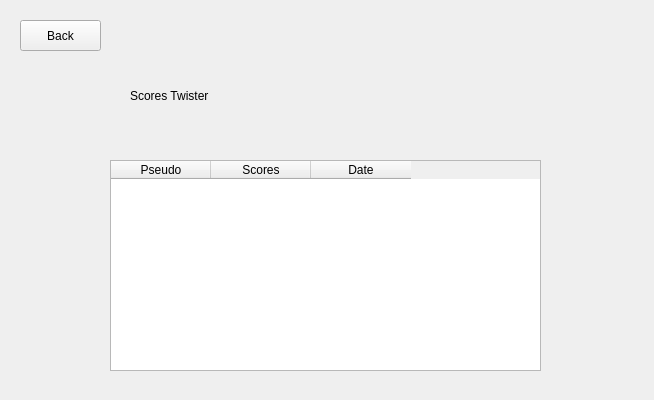
<?xml version="1.0" encoding="UTF-8"?>
<ui version="4.0">
 <class>ScoresTwisterMenuClass</class>
 <widget class="QWidget" name="ScoresTwisterMenuClass">
  <property name="geometry">
   <rect>
    <x>0</x>
    <y>0</y>
    <width>654</width>
    <height>400</height>
   </rect>
  </property>
  <property name="windowTitle">
   <string>Form</string>
  </property>
  <widget class="QLabel" name="label_Titre">
   <property name="geometry">
    <rect>
     <x>130</x>
     <y>60</y>
     <width>381</width>
     <height>71</height>
    </rect>
   </property>
   <property name="text">
    <string>Scores Twister</string>
   </property>
  </widget>
  <widget class="QPushButton" name="pushButton_Back">
   <property name="geometry">
    <rect>
     <x>20</x>
     <y>20</y>
     <width>81</width>
     <height>31</height>
    </rect>
   </property>
   <property name="text">
    <string>Back</string>
   </property>
  </widget>
  <widget class="QTableWidget" name="tableWidget_Parcours">
   <property name="geometry">
    <rect>
     <x>110</x>
     <y>160</y>
     <width>431</width>
     <height>211</height>
    </rect>
   </property>
   <column>
    <property name="text">
     <string>Pseudo</string>
    </property>
   </column>
   <column>
    <property name="text">
     <string>Scores</string>
    </property>
   </column>
   <column>
    <property name="text">
     <string>Date</string>
    </property>
   </column>
  </widget>
 </widget>
 <resources/>
 <connections/>
</ui>
